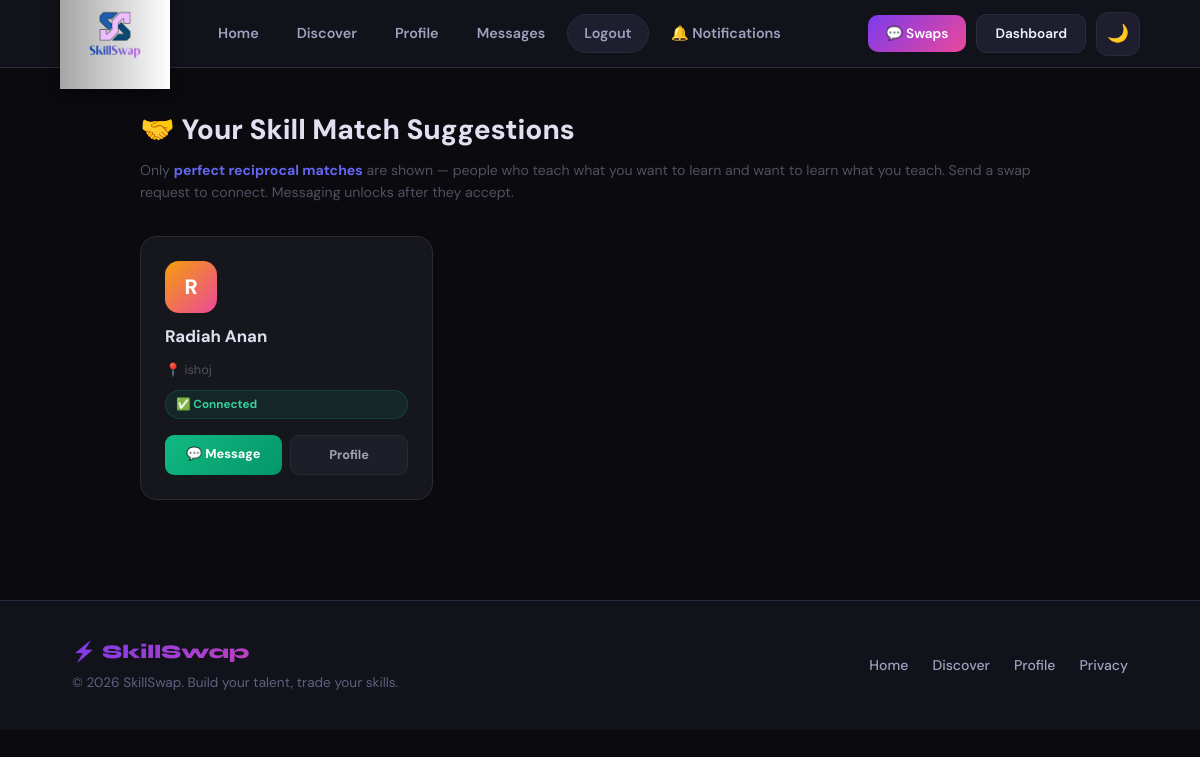
The app's page /matchmaking.php (signed in) with its own data.
### tables this page shows
CREATE TABLE `users` (
  `user_id` int(11) NOT NULL,
  `email` varchar(255) NOT NULL,
  `password_hash` varchar(255) NOT NULL,
  `username` varchar(100) DEFAULT NULL,
  `first_name` varchar(100) DEFAULT NULL,
  `last_name` varchar(100) DEFAULT NULL,
  `bio` text DEFAULT NULL,
  `location` varchar(100) DEFAULT NULL,
  `profile_picture` varchar(255) DEFAULT NULL,
  `city` varchar(100) DEFAULT NULL,
  `user_location` varchar(100) DEFAULT NULL,
  `rating_average` decimal(2,1) DEFAULT 0.0,
  `total_reviews` int(11) DEFAULT 0,
  `is_verified` tinyint(1) DEFAULT 0,
  `account_status` enum('active','suspended','deleted') DEFAULT 'active',
  `created_at` timestamp NOT NULL DEFAULT current_timestamp(),
  `updated_at` timestamp NOT NULL DEFAULT current_timestamp() ON UPDATE current_timestamp(),
  `country` varchar(100) DEFAULT NULL
);

### matchmaking.php (the view, shortened to what this page needs)
<?php
include 'db.php';
include 'includes/header.php';
$me = intval($_SESSION['user_id']);
$sql = "
    SELECT DISTINCT
        u.user_id,
        CONCAT(u.first_name, ' ', u.last_name) AS name,
        u.user_location AS location,
        u.bio,
        -- swap status
        (SELECT status FROM swaps
         WHERE (sender_id = ? AND receiver_id = u.user_id)
            OR (sender_id = u.user_id AND receiver_id = ?)
         ORDER BY created_at DESC LIMIT 1
        ) AS swap_status,
        (SELECT id FROM swaps
         WHERE sender_id = ? AND receiver_id = u.user_id
           AND status = 'pending'
         LIMIT 1
        ) AS my_pending_id
    FROM users u
    JOIN user_skills us1 ON u.user_id = us1.user_id AND us1.type_name = 'Teach'
    JOIN user_skills us2 ON u.user_id = us2.user_id AND us2.type_name = 'Learn'
    WHERE us1.skill_id IN (SELECT skill_id FROM user_skills WHERE user_id = ? AND type_name = 'Learn')
    AND   us2.skill_id IN (SELECT skill_id FROM user_skills WHERE user_id = ? AND type_name = 'Teach')
    AND   u.user_id != ?
    AND   u.account_status = 'active'
";
$stmt = $conn->prepare($sql);
$stmt->bind_param("iiiiii", $me, $me, $me, $me, $me, $me);
$stmt->execute();
$result = $stmt->get_result();
$grads = [
    'linear-gradient(135deg,#7c3aed,#ec4899)',
    'linear-gradient(135deg,#06b6d4,#7c3aed)',
    'linear-gradient(135deg,#f59e0b,#ec4899)',
    'linear-gradient(135deg,#10b981,#06b6d4)',
];
?>
<div class="mm-wrap">
    <div class="mm-title">🤝 Your Skill Match Suggestions</div>
    <div class="mm-subtitle">
        Only <strong style="color:#6366f1;">perfect reciprocal matches</strong> are shown —
        people who teach what you want to learn and want to learn what you teach.
        Send a swap request to connect. Messaging unlocks after they accept.
    </div>
    <div class="mm-grid">
        <?php if ($result && $result->num_rows > 0): ?>
            <?php while ($row = $result->fetch_assoc()):
                $initial    = strtoupper(substr($row['name'], 0, 1));
                $grad       = $grads[$row['user_id'] % count($grads)];
                $status     = $row['swap_status'];
                $pending_id = $row['my_pending_id'];
            ?>
            <div class="mm-card">
                <div class="mm-avatar" style="background:<?= $grad ?>"><?= $initial ?></div>
                <div class="mm-name"><?= htmlspecialchars($row['name']) ?></div>
                <?php if (!empty($row['location'])): ?>
                    <div class="mm-location">📍 <?= htmlspecialchars($row['location']) ?></div>
                <?php endif; ?>
                <?php if ($status === 'accepted'): ?>
                    <span class="mm-badge badge-active">✅ Connected</span>
                <?php elseif ($status === 'pending'): ?>
                    <span class="mm-badge badge-pending">⏳ Request Pending</span>
                <?php else: ?>
                    <span class="mm-badge badge-match">🔁 Reciprocal Match</span>
                <?php endif; ?>
                <div class="mm-actions">
                    <?php if ($status === 'accepted'): ?>
                        <a href="chat.php?user_id=<?= $row['user_id'] ?>" class="btn-message">💬 Message</a>
                    <?php elseif ($pending_id): ?>
                        <a href="reject_swap.php?id=<?= $pending_id ?>" class="btn-pending">⏳ Cancel Request</a>
                    <?php else: ?>
                        <a href="send_swap_request.php?to=<?= $row['user_id'] ?>" class="btn-send">➕ Send Request</a>
                    <?php endif; ?>
                    <a href="view_profile.php?id=<?= $row['user_id'] ?>" class="btn-profile">Profile</a>
                </div>
            </div>
            <?php endwhile; ?>
        <?php endif; ?>
    </div>
</div>
<?php include 'includes/footer.php'; ?>

### style.css (style rules this page uses)
:root { --bg: #0a0a0f; --bg2: #12121a; --bg3: #1a1a26; --surface: #1e1e2e; --surface2: #252538; --border: #2a2a40; --border2: #3a3a55; --text: #f0f0ff; --text2: #a0a0c0; --text3: #606080; --violet: #7c3aed; --violet-l: #9f67ff; --violet-d: #5b21b6; --pink: #ec4899; --pink-l: #f472b6; --cyan: #06b6d4; --cyan-l: #22d3ee; --amber: #f59e0b; --amber-l: #fbbf24; --green: #10b981; --green-l: #34d399; --red: #ef4444; --grad-main: linear-gradient(135deg, #7c3aed 0%, #ec4899 100%); --grad-cyan: linear-gradient(135deg, #06b6d4 0%, #7c3aed 100%); --grad-warm: linear-gradient(135deg, #f59e0b 0%, #ec4899 100%); --grad-green: linear-gradient(135deg, #10b981 0%, #06b6d4 100%); --nav-h: 68px; --radius: 14px; --radius-lg: 20px; --radius-xl: 28px; --shadow: 0 4px 24px rgba(0,0,0,0.4); --shadow-lg: 0 8px 40px rgba(0,0,0,0.5); --glow-v: 0 0 30px rgba(124,58,237,0.3); --glow-p: 0 0 30px rgba(236,72,153,0.3); }
*, *::before, *::after { box-sizing: border-box; margin: 0; padding: 0; }
html { scroll-behavior: smooth; }
body { background: var(--bg); color: var(--text); font-family: 'DM Sans', sans-serif; font-size: 1rem; line-height: 1.6; min-height: 100vh; transition: background .3s, color .3s; }
a { color: var(--violet-l); text-decoration: none; }

### matchmaking.php (style rules this page uses)
.mm-wrap { max-width: 960px; margin: 40px auto; padding: 0 20px 60px; }
.mm-title { font-size: 1.75rem; font-weight: 800; color: #e0e0f0; margin-bottom: 6px; }
.mm-subtitle { color: #505060; font-size: 0.88rem; margin-bottom: 32px; line-height: 1.6; }
.mm-grid { display: grid; grid-template-columns: repeat(auto-fill, minmax(280px, 1fr)); gap: 20px; }
.mm-card { background: #16161d; border: 1px solid #2a2a35; border-radius: 16px; padding: 24px; display: flex; flex-direction: column; gap: 10px; transition: transform 0.2s, border-color 0.2s; }
.mm-avatar { width: 52px; height: 52px; border-radius: 14px; background: linear-gradient(135deg,#6366f1,#8b5cf6); display: flex; align-items: center; justify-content: center; font-size: 1.3rem; font-weight: 800; color: #fff; }
.mm-name { font-size: 1.05rem; font-weight: 700; color: #e0e0f0; }
.mm-location { font-size: 0.8rem; color: #505060; }
.mm-badge { padding: 4px 10px; border-radius: 99px; font-size: 0.73rem; font-weight: 700; display: inline-block; }
.badge-active { background: rgba(16,185,129,0.1); color: #34d399; border: 1px solid rgba(16,185,129,0.2); }
.mm-actions { display: flex; gap: 8px; margin-top: 6px; flex-wrap: wrap; }
.btn-message { background: linear-gradient(135deg,#10b981,#059669); color: #fff; text-decoration: none; padding: 9px 16px; border-radius: 9px; font-weight: 700; font-size: 0.8rem; flex: 1; text-align: center; transition: opacity 0.2s; }
.btn-profile { background: #1e1e28; color: #a0a0b0; border: 1px solid #2a2a35; text-decoration: none; padding: 9px 16px; border-radius: 9px; font-weight: 700; font-size: 0.8rem; flex: 1; text-align: center; transition: background 0.2s; }

### records on screen
users: initial "R", name "Radiah Anan", user_location "ishoj"
